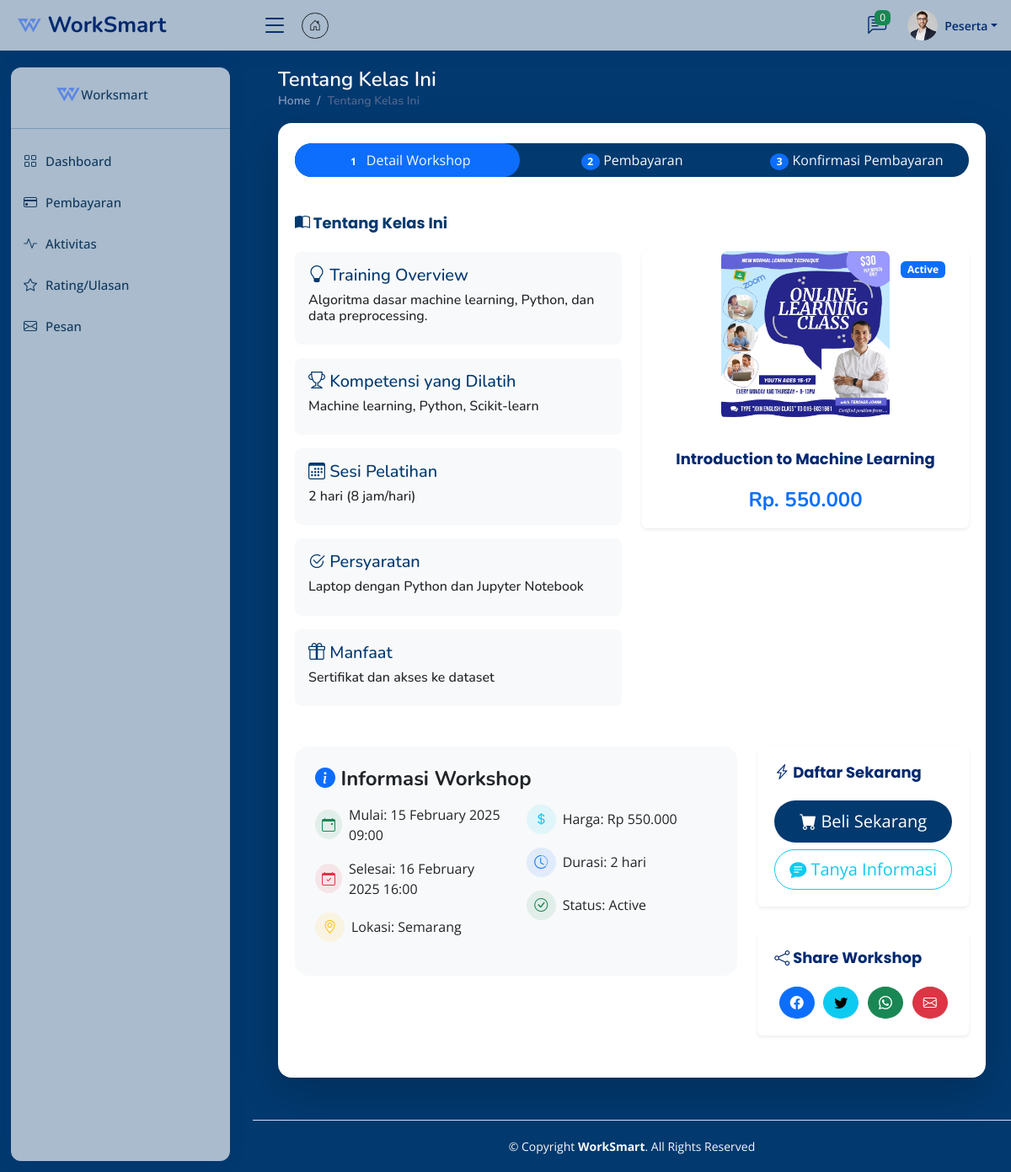
The page /pages/detail-workshop.php?workshop_id=15 (signed in) on the database its author committed.
### tables this page shows
CREATE TABLE `workshops` (
  `workshop_id` int(11) NOT NULL,
  `mitra_id` int(11) NOT NULL,
  `title` varchar(255) NOT NULL,
  `description` text DEFAULT NULL,
  `banner` varchar(100) NOT NULL,
  `training_overview` text NOT NULL,
  `trained_competencies` text NOT NULL,
  `training_session` text NOT NULL,
  `requirements` text NOT NULL,
  `benefits` text NOT NULL,
  `price` decimal(10,2) NOT NULL,
  `location` varchar(255) DEFAULT NULL,
  `start_date` datetime NOT NULL,
  `end_date` datetime DEFAULT NULL,
  `status` enum('active','inactive','cancelled') NOT NULL DEFAULT 'active',
  `created_at` timestamp NOT NULL DEFAULT current_timestamp(),
  `updated_at` timestamp NOT NULL DEFAULT current_timestamp() ON UPDATE current_timestamp()
);

### controllers/function.php (called while the page is built, shortened)
<?php
function getWorkshopById($workshop_id) {
    require '../databases/database.php';
    $sql = "SELECT w.*, CONCAT(u.first_name, ' ', u.last_name) as mitra_name
            FROM workshops w
            LEFT JOIN users u ON w.mitra_id = u.user_id
            WHERE w.workshop_id = ?";
    $stmt = $conn->prepare($sql);
    $stmt->bind_param("i", $workshop_id);
    $stmt->execute();
    $result = $stmt->get_result();
    return $result->fetch_assoc();
}
?>

### pages/detail-workshop.php (the view, shortened to what this page needs)
<?php
$workshop_id = $_GET['workshop_id'];
require '../controllers/function.php';
$data = getWorkshopById($workshop_id);
$role = $_SESSION['role'];
?>
<!DOCTYPE html>
<html lang="en">
<head>
  <link href="assets/vendor/bootstrap/css/bootstrap.min.css" rel="stylesheet">
  <link href="assets/vendor/bootstrap-icons/bootstrap-icons.css" rel="stylesheet">
  <link href="assets/vendor/boxicons/css/boxicons.min.css" rel="stylesheet">
  <link href="assets/vendor/quill/quill.snow.css" rel="stylesheet">
  <link href="assets/vendor/quill/quill.bubble.css" rel="stylesheet">
  <link href="assets/vendor/remixicon/remixicon.css" rel="stylesheet">
  <link href="https://cdn.datatables.net/1.11.5/css/dataTables.bootstrap5.min.css" rel="stylesheet">
  <link href="https://cdn.datatables.net/responsive/2.2.9/css/responsive.bootstrap5.min.css" rel="stylesheet">
  <link href="https://cdn.datatables.net/buttons/2.2.2/css/buttons.bootstrap5.min.css" rel="stylesheet">
  <link href="assets/css/style.css" rel="stylesheet">
  <link href="assets/css/brand.css" rel="stylesheet">
</head>
<body>
  <?php require 'header.php'; ?>
  <?php require 'sidebar.php'; ?>
  <main id="main" class="main brand-bg-color">
    <div class="pagetitle">
      <h1 class="text-light">Tentang Kelas Ini</h1>
      <nav>
        <ol class="breadcrumb">
          <li class="breadcrumb-item"><a href="dashboard.php">Home</a></li>
          <li class="breadcrumb-item active">Tentang Kelas Ini</li>
        </ol>
      </nav>
    </div>
    <section class="section dashboard">
    <?php if($role!='admin' && $role!='mitra'){ ?>
        <div class="row">
          <div class="col-lg-12">
            <div class="card shadow-lg rounded-4">
              <div class="card-body">
                <div class="wizard-nav mb-4">
                  <ul class="nav nav-pills nav-justified mt-4 brand-bg-color rounded-pill">
                    <li class="nav-item">
                      <a class="nav-link active rounded-pill text-light" id="step1-tab" data-bs-toggle="pill" href="#step1">
                        <span class="step badge bg-primary rounded-circle">1</span>
                        <span>Detail Workshop</span>
                      </a>
                    </li>
                    <li class="nav-item">
                      <a class="nav-link rounded-pill text-light" id="step2-tab" data-bs-toggle="pill" href="#step2">
                        <span class="step badge bg-primary rounded-circle">2</span>
                        <span>Pembayaran</span>
                      </a>
                    </li>
                    <li class="nav-item">
                      <a class="nav-link rounded-pill text-light" id="step3-tab" data-bs-toggle="pill" href="#step3">
                        <span class="step badge bg-primary rounded-circle">3</span>
                        <span>Konfirmasi Pembayaran</span>
                      </a>
                    </li>
                  </ul>
                </div>
                <div class="tab-content">
                  <div class="tab-pane fade show active" id="step1">
                    <div class="row">
                      <div class="col-lg-6 text-left">
                          <h5 class="card-title brand-color fw-bold"><i class="bi bi-book-half"></i> Tentang Kelas Ini</h5>
                          <div class="p-3 bg-light rounded-3 mb-3">
                            <h5 class="brand-color"><i class="bi bi-lightbulb"></i> Training Overview</h5>
                            <h6><?= $data['training_overview']; ?></h6>
                          </div>
                          <div class="p-3 bg-light rounded-3 mb-3">
                            <h5 class="brand-color"><i class="bi bi-trophy"></i> Kompetensi yang Dilatih</h5>
                            <h6><?= $data['trained_competencies']; ?></h6>
                          </div>
                          <div class="p-3 bg-light rounded-3 mb-3">
                            <h5 class="brand-color"><i class="bi bi-calendar3"></i> Sesi Pelatihan</h5>
                            <h6><?= $data['training_session']; ?></h6>
                          </div>
                          <div class="p-3 bg-light rounded-3 mb-3">
                            <h5 class="brand-color"><i class="bi bi-check2-circle"></i> Persyaratan</h5>
                            <h6><?= $data['requirements']; ?></h6>
                          </div>
                          <div class="p-3 bg-light rounded-3">
                            <h5 class="brand-color"><i class="bi bi-gift"></i> Manfaat</h5>
                            <h6><?= $data['benefits']; ?></h6>
                          </div>
                      </div>
                      <div class="col-lg-6 text-center mt-5">
                          <div class="card shadow-sm hover-shadow mt-3">
                              <div class="card-body">
                                  <div class="position-relative">
                                    <img src="assets/img/workshops/<?= $data['banner']; ?>" alt="Workshop Banner" class="rounded-3 img-fluid mb-3" style="max-height: 200px; object-fit: cover;">
                                    <div class="position-absolute top-0 end-0 m-2">
                                      <span class="badge bg-primary"><?= ucfirst($data['status']) ?></span>
                                    </div>
                                  </div>
                                  <h5 class="card-title fw-bold"><?= $data['title']; ?></h5>
                                  <h4 class="text-primary mb-0 fw-bold">Rp. <?= number_format($data['price'], 0, ',', '.') ?></h4>
                              </div>
                          </div>
                      </div>
                    </div>
                    <div class="row mt-5">
                      <div class="col-lg-8">
                          <div class="workshop-details">
                              <div class="info-block mb-4 p-4 bg-light rounded-4">
                                  <h4 class="text-dark fw-bold"><i class="bi bi-info-circle-fill text-primary"></i> Informasi Workshop</h4>
                                  <div class="row mt-3">
                                      <div class="col-md-6">
                                          <ul class="list-unstyled">
                                              <li class="mb-3 d-flex align-items-center">
                                                <span class="icon-wrapper bg-success bg-opacity-10 rounded-circle p-2 me-2">
                                                  <i class="bi bi-calendar-event text-success"></i>
                                                </span>
                                                Mulai: <?= date('d F Y H:i', strtotime($data['start_date'])) ?>
                                              </li>
                                              <li class="mb-3 d-flex align-items-center">
                                                <span class="icon-wrapper bg-danger bg-opacity-10 rounded-circle p-2 me-2">
                                                  <i class="bi bi-calendar-check text-danger"></i>
                                                </span>
                                                Selesai: <?= date('d F Y H:i', strtotime($data['end_date'])) ?>
                                              </li>
                                              <li class="mb-3 d-flex align-items-center">
                                                <span class="icon-wrapper bg-warning bg-opacity-10 rounded-circle p-2 me-2">
                                                  <i class="bi bi-geo-alt text-warning"></i>
                                                </span>
                                                Lokasi: <?= $data['location'] ?>
                                              </li>
                                          </ul>
                                      </div>
                                      <div class="col-md-6">
                                          <ul class="list-unstyled">
                                              <li class="mb-3 d-flex align-items-center">
                                                <span class="icon-wrapper bg-info bg-opacity-10 rounded-circle p-2 me-2">
                                                  <i class="bi bi-currency-dollar text-info"></i>
                                                </span>
                                                Harga: Rp <?= number_format($data['price'], 0, ',', '.') ?>
                                              </li>
                                              <li class="mb-3 d-flex align-items-center">
                                                <span class="icon-wrapper bg-primary bg-opacity-10 rounded-circle p-2 me-2">
                                                  <i class="bi bi-clock-history text-primary"></i>
                                                </span>
                                                Durasi: <?= ceil((strtotime($data['end_date']) - strtotime($data['start_date'])) / (60 * 60 * 24)) ?> hari
                                              </li>
                                              <li class="mb-3 d-flex align-items-center">
                                                <span class="icon-wrapper bg-success bg-opacity-10 rounded-circle p-2 me-2">
                                                  <i class="bi bi-check-circle text-success"></i>
                                                </span>
                                                Status: <?= ucfirst($data['status']) ?>
                                              </li>
                                          </ul>
                                      </div>
                                  </div>
                              </div>
                          </div>
                      </div>
                      <div class="col-lg-4">
                          <div class="card shadow-sm hover-shadow">
                              <div class="card-body">
                                  <h5 class="card-title fw-bold"><i class="bi bi-lightning-charge"></i> Daftar Sekarang</h5>
                                  <div class="d-grid gap-2">
                                      <?php if($data['status'] == 'active'): ?>
                                          <button class="btn brand-btn rounded-pill btn-lg" type="button" onclick="nextStep()">
                                              <i class="bi bi-cart-fill"></i> Beli Sekarang
                                          </button>
                                          <a href="pesan.php?mitra_id=<?= $data['mitra_id'] ?>&workshop_title=<?= urlencode($data['title']) ?>" class="btn btn-outline-info rounded-pill btn-lg" type="button">
                                              <i class="bi bi-chat-text-fill"></i> Tanya Informasi
                                      </a>
                                      <?php else: ?>
                                          <button class="btn btn-secondary btn-lg" type="button" disabled>
                                              <i class="bi bi-x-circle"></i> Workshop Tidak Tersedia
                                          </button>
                                      <?php endif; ?>
                                  </div>
                              </div>
                          </div>
                          <div class="card mt-3 shadow-sm hover-shadow">
                              <div class="card-body">
                                  <h5 class="card-title fw-bold"><i class="bi bi-share"></i> Share Workshop</h5>
                                  <div class="d-flex justify-content-around">
                                      <a href="#" class="btn btn-primary rounded-circle"><i class="bi bi-facebook"></i></a>
                                      <a href="#" class="btn btn-info rounded-circle"><i class="bi bi-twitter"></i></a>
                                      <a href="#" class="btn btn-success rounded-circle"><i class="bi bi-whatsapp"></i></a>
                                      <a href="#" class="btn btn-danger rounded-circle"><i class="bi bi-envelope"></i></a>
                                  </div>
                              </div>
                          </div>
                      </div>
                    </div>
                  </div>
            </div>
          </div>
        </div>
    <?php } ?>
      </section>
        </main>
  <footer id="footer" class="footer brand-bg-color">
    <div class="copyright text-light">
      © Copyright <strong><span>WorkSmart</span></strong>. All Rights Reserved
    </div>
  </footer>
</body>
</html>

### pages/assets/css/style.css (style rules this page uses)
:root { scroll-behavior: smooth; }
body { font-family: "Open Sans", sans-serif; background: #02396f!important; color: #02396f!important; }
a { color: #275f96; text-decoration: none; }
h1, h2, h3, h4, h5, h6 { font-family: "Nunito", sans-serif; }
#main { margin-top: 60px; padding: 20px 30px; transition: all 0.3s; }
.pagetitle { margin-bottom: 10px; }
.pagetitle h1 { font-size: 24px; margin-bottom: 0; font-weight: 600; color: #012970; }
.card { margin-bottom: 30px; border: none; box-shadow: 0px 0 30px rgba(1, 41, 112, 0.1); }
.card-title { padding: 20px 0 15px 0; font-size: 18px; font-weight: 500; color: #012970; font-family: "Poppins", sans-serif; }
.card-body { padding: 0 20px 20px 20px; }
.breadcrumb { font-size: 14px; font-family: "Nunito", sans-serif; color: #899bbd; font-weight: 600; }
.breadcrumb a { color: #899bbd; transition: 0.3s; }
.breadcrumb .breadcrumb-item::before { color: #899bbd; }
.breadcrumb .active { color: #51678f; font-weight: 600; }
@media (min-width: 1200px) { #main, #footer { margin-left: 300px; } }
.footer { padding: 20px 0; font-size: 14px; transition: all 0.3s; border-top: 1px solid #cddfff; }
.footer .copyright { text-align: center; color: #012970; }

### pages/assets/css/brand.css (style rules this page uses)
.brand-color { color: #02396f!important; }
.brand-bg-color { background-color: #02396f!important; }
.brand-btn { background-color: #02396f; color: white; border: none; padding: 10px 20px; border-radius: 5px; cursor: pointer; transition: all 0.3s ease; }
h1,h2,h3,h4,h5,p { color: white; }

### pages/detail-workshop.php (style rules this page uses)
.icon-wrapper { display: inline-flex; align-items: center; justify-content: center; width: 35px; height: 35px; }

### rows shown on the page
workshops: training_overview "Algoritma dasar machine learning, Python, dan data preprocessing.", trained_competencies "Machine learning, Python, Scikit-learn", training_session "2 hari (8 jam/hari)", requirements "Laptop dengan Python dan Jupyter Notebook", benefits "Sertifikat dan akses ke dataset", banner (picture), status "Active", title "Introduction to Machine Learning", price "550.000", start_date "15 February 2025 09:00", end_date "16 February 2025 16:00", location "Semarang", end_date+start_date "2"

### other values the page prints
$_SESSION['first_name'] "Peserta"
